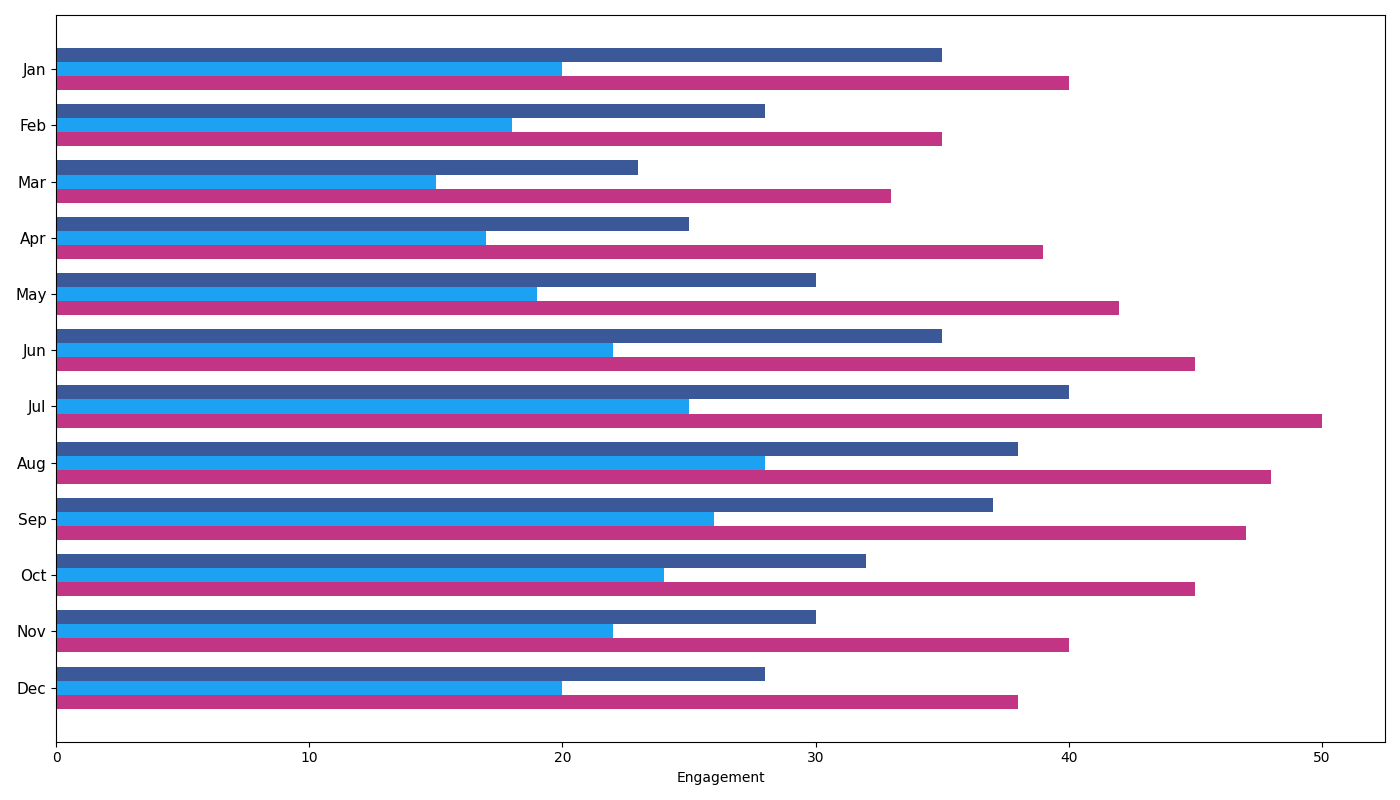

The script that drew this image:
import matplotlib.pyplot as plt
import numpy as np

months = ['Jan', 'Feb', 'Mar', 'Apr', 'May', 'Jun', 'Jul', 'Aug', 'Sep', 'Oct', 'Nov', 'Dec']

engagement_data = {
    'Facebook': [35, 28, 23, 25, 30, 35, 40, 38, 37, 32, 30, 28],
    'Twitter': [20, 18, 15, 17, 19, 22, 25, 28, 26, 24, 22, 20],
    'Instagram': [40, 35, 33, 39, 42, 45, 50, 48, 47, 45, 40, 38]
}

facebook_data = np.array(engagement_data['Facebook'])
twitter_data = np.array(engagement_data['Twitter'])
instagram_data = np.array(engagement_data['Instagram'])

fig, ax = plt.subplots(figsize=(14, 8))

bar_height = 0.25
y_positions = np.arange(len(months))

ax.barh(y_positions - bar_height, facebook_data, bar_height, color='#3b5998', label='Facebook')
ax.barh(y_positions, twitter_data, bar_height, color='#1DA1F2', label='Twitter')
ax.barh(y_positions + bar_height, instagram_data, bar_height, color='#C13584', label='Instagram')

ax.set_yticks(y_positions)
ax.set_yticklabels(months, fontsize=11)
ax.invert_yaxis()  # Optional: invert to maintain Jan at the top, Dec at the bottom
ax.set_xlabel('Engagement')

plt.tight_layout()
plt.show()
